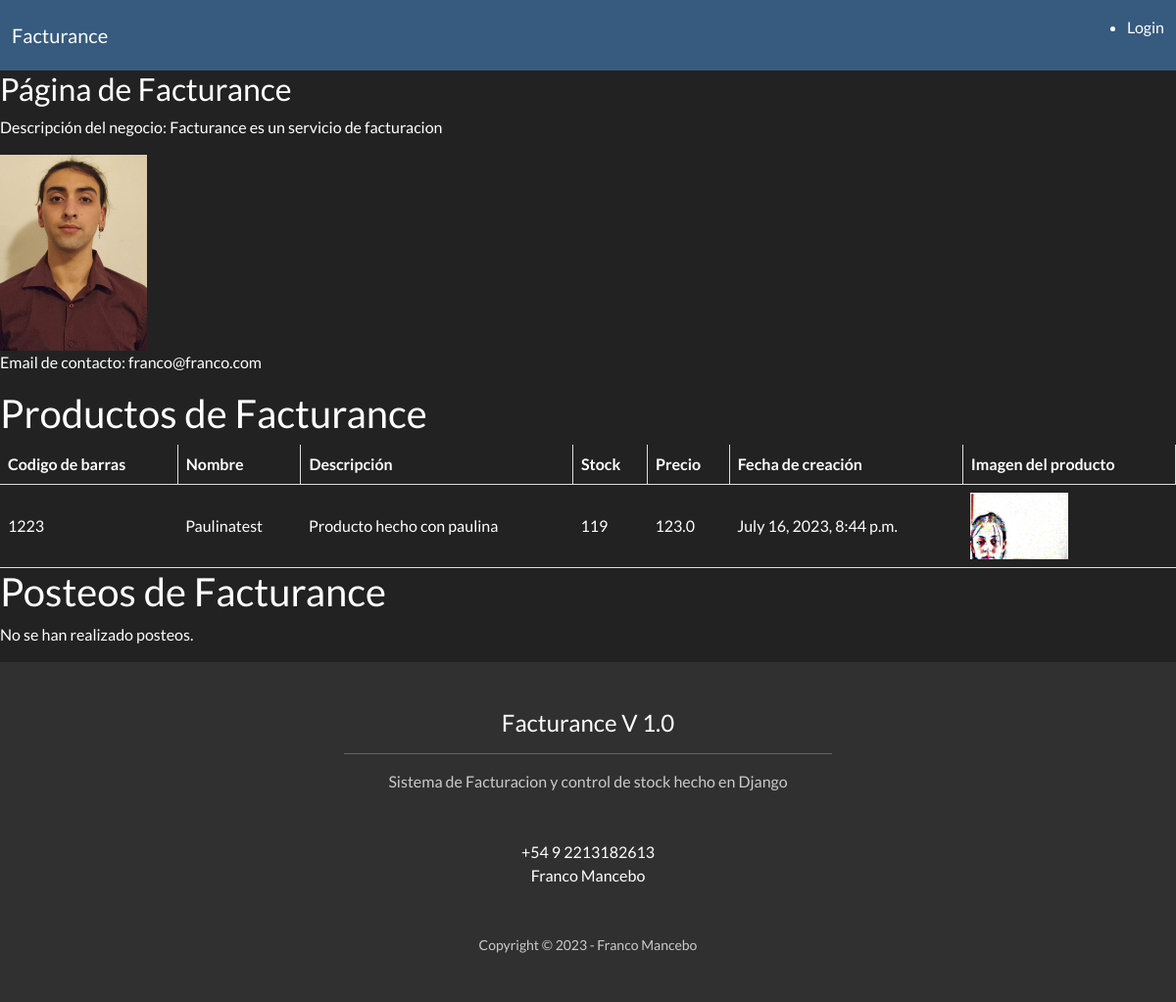
Before: /vistaClientes/1/ with the older database file.
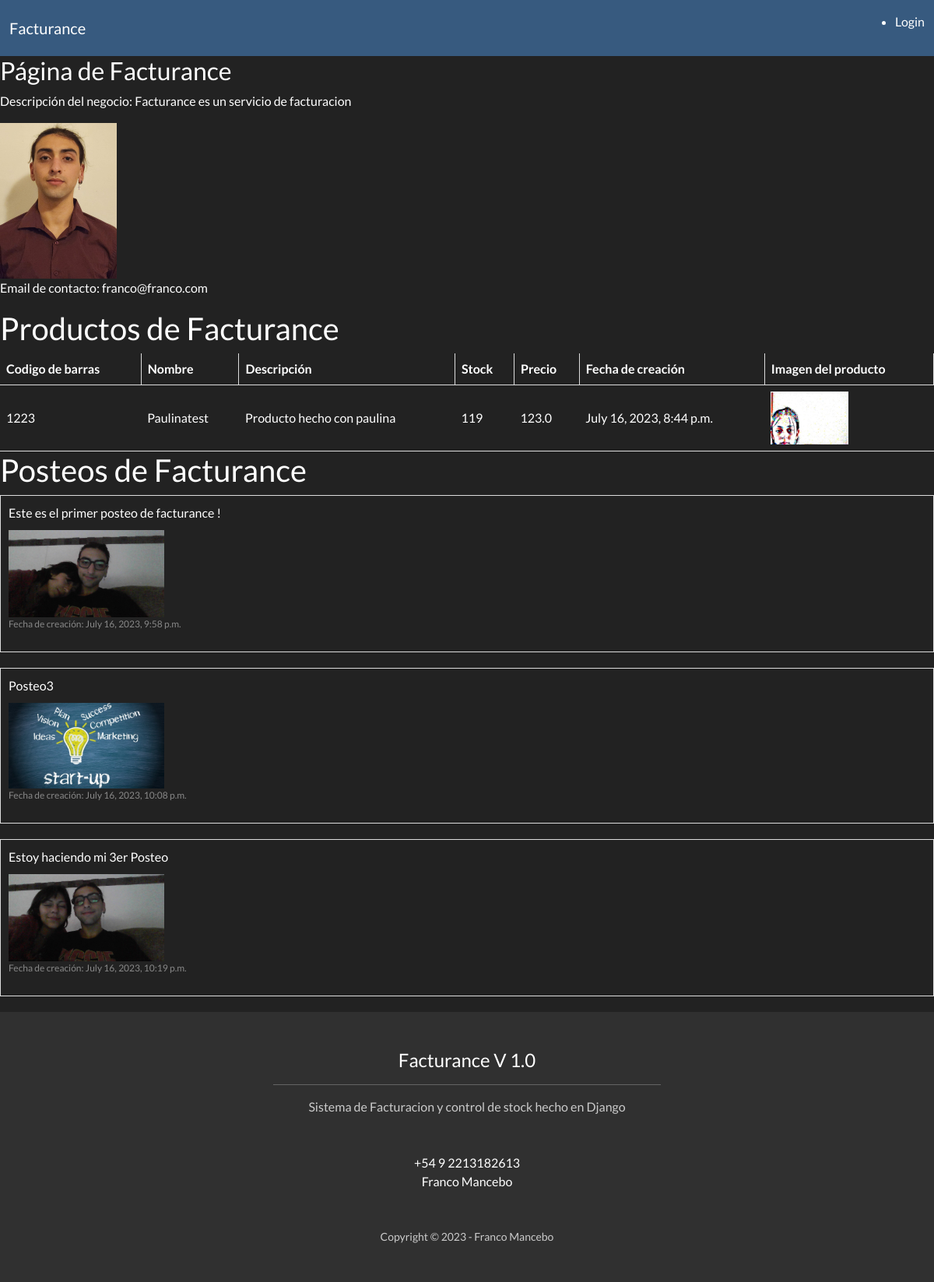
After: the same page with the newer database file.
### App_user/models.py (models this page shows, shortened)
class Avatar(models.Model):
    user = models.OneToOneField(User, on_delete=models.CASCADE)
    image = models.ImageField(upload_to='avatares', null=True, blank=True)
    description = models.TextField(blank=True)

class Producto(models.Model):
    usuario = models.ForeignKey(
        User,
        on_delete=models.CASCADE,
        default=get_user_model()
    )
    id = models.AutoField(primary_key=True)
    bars_code = models.IntegerField(null=True, blank=True)
    nombre_producto = models.CharField(max_length=40)
    descripcion_producto = models.CharField(max_length=200)
    stock_producto = models.IntegerField()
    precio_producto = models.FloatField()
    imagen_producto = models.ImageField(upload_to='productos', blank=True, null=True)
    created_at = models.DateTimeField(default=timezone.now)

class Posteos(models.Model):
    usuario = models.ForeignKey(
        User,
        on_delete=models.CASCADE,
        default=get_user_model()
    )
    contenido = models.TextField(max_length=500)
    imagen = models.ImageField(blank=True, null=True)
    created_at = models.DateTimeField(default=timezone.now)

### App_user/views.py (the view)
# urls.py: path('vistaClientes/<int:id>/', views.vistaClientes, name='vistaClientes'),
def vistaClientes(request, id):
    usuario = get_object_or_404(User, id = id)
    productos = Productos.objects.filter(usuario_id = id)
    posteos = Posteos.objects.filter(usuario = usuario)
    return render(request, 'App_user/vistaClientes.html', {'usuario': usuario, 'productos': productos, 'posteos':posteos })

### App_user/templates/App_user/vistaClientes.html (shortened to what this page needs)
{% extends 'App_user/base.html' %}
{% load static %}
{% block metamorphosis %}
<h3>Página de {{ usuario.last_name }}</h3>
<p>Descripción del negocio: {{ usuario.avatar.description }}</p>
<img src="{{ usuario.avatar.image.url }}" alt="Foto de perfil" width="150px" height="auto">
<p>Email de contacto: {{ usuario.email }}</p>
<h2>Productos de {{ usuario.last_name }}</h2>
{% if productos %}
    <table>
        <thead>
            <tr>
                <th>Codigo de barras</th>
                <th>Nombre</th>
                <th>Descripción</th>
                <th>Stock</th>
                <th>Precio</th>
                <th>Fecha de creación</th>
                <th>Imagen del producto</th>
            </tr>
        </thead>
        <tbody>
            {% for producto in productos %}
                <tr>
                    <td>{{ producto.bars_code }}</td>
                    <td>{{ producto.nombre_producto }}</td>
                    <td>{{ producto.descripcion_producto }}</td>
                    <td>{{ producto.stock_producto }}</td>
                    <td>{{ producto.precio_producto }}</td>
                    <td>{{ producto.created_at }}</td>
                    <td>
                        {% if producto.imagen_producto %}
                            <img src="{{ producto.imagen_producto.url }}" alt="" style="max-width: 100px; max-height: 100px">
                        {% else %}
                            <p>No hay imagen asociada</p>
                        {% endif %}
                    </td>
                </tr>
            {% endfor %}
        </tbody>
    </table>
{% else %}
    <p>No se han creado productos.</p>
{% endif %}
<h2>Posteos de {{ usuario.last_name }}</h2>
{% if posteos %}
    {% for posteo in posteos %}
        <div class="posteo">
            <p class="posteo-content">{{ posteo.contenido }}</p>
            {% if posteo.imagen %}
                <img src="{{ posteo.imagen.url }}" alt="Imagen del posteo" style="max-width: 200px; max-height: 200px;">
            {% endif %}
            <p class="posteo-date">Fecha de creación: {{ posteo.created_at }}</p>
        </div>
    {% endfor %}
{% else %}
    <p>No se han realizado posteos.</p>
{% endif %}
{% endblock %}

### App_user/templates/App_user/base.html (shortened to what this page needs)
<!DOCTYPE html>
<html lang="en">
<head>
    {% load static %}
    <link href="{% static 'App_user/css/bootstrap.min.css'%}" rel="stylesheet"/>
    <link href="{% static 'App_user/css/estilazo.css'%}" rel="stylesheet"/>
</head>
<body>
    <nav class="navbar navbar-expand-lg bg-primary" data-bs-theme="dark">
        <div class="container-fluid">
            <a class="navbar-brand" href="https://www.youtube.com/watch?v=dQw4w9WgXcQ">Facturance</a>
            {% if user.username %}
            <button class="navbar-toggler" type="button" data-bs-toggle="collapse" data-bs-target="#navbarColor01" aria-controls="navbarColor01" aria-expanded="false" aria-label="Toggle navigation">
                <span class="navbar-toggler-icon"></span>
            </button>
            <div class="collapse navbar-collapse" id="navbarColor01">
                <ul class="navbar-nav me-auto">
                    <li class="nav-item">
                        <a class="nav-link active" href="/home">Mi Perfil
                            <span class="visually-hidden">(current)</span>
                        </a>
                    </li>
                    <li class="nav-item">
                        <img src="{{user.avatar.image.url}}" width="30px" height="" alt="Avatar">
                    </li>
                    <li class="nav-item">
                        <a class="nav-link" href="/productos">Productos</a>
                    </li>
                    <li class="nav-item">
                        <a class="nav-link" href="/ventas">Ventas</a>
                    </li>
                    <li class="nav-item dropdown">
                        <a class="nav-link dropdown-toggle" data-toggle="dropdown" href="" role="button" aria-haspopup="true" aria-expanded="false">Mi Pagina Web</a>
                        <div class="dropdown-menu">
                            <a class="dropdown-item" href="{% url 'vistaClientes' user.id %}">Vista clientes</a>
                            <div class="dropdown-divider"></div>
                             <a class="dropdown-item" href="{%  url 'crearPosteo' user.id %}">Hacer un posteo</a>
                        </div>
                    </li>
                </ul>
                <ul class="nav-link active">
                    <li class="nav-item">
                        <a class="nav-link" href="{% url 'logout' %}">Logout</a>
                    </li>
                </ul>
                {% else %}
                <ul class="nav-link active">
                    <li class="nav-item">
                        <a class="nav-link" href="{% url 'login' %}">Login</a>
                    </li>
                </ul>
            {% endif %}
            </div>
    </nav>
    <div class="home">
        {% block metamorphosis %}
        {% endblock %}
    </div>
    <footer class="bg-dark py-5">
        <section class="page-section" id="contact">
            <div class="container px-4 px-lg-5">
                <div class="row gx-4 gx-lg-5 justify-content-center">
                    <div class="col-lg-8 col-xl-6 text-center">
                        <h4 class="mt-0">Facturance V 1.0 </h4>
                        <hr class="divider" />
                        <p class="text-muted mb-5">Sistema de Facturacion y control de stock hecho en Django</p>
                    </div>
                </div>
                <div class="row gx-4 gx-lg-5 justify-content-center mb-5">
                    <div class="col-lg-4 text-center mb-5 mb-lg-0">
                        <div>+54 9 2213182613</div>
                        <div>Franco Mancebo</div>
                    </div>
                </div>
            </div>
        </section>
        <div class="container px-4 px-lg-5">
            <div class="small text-center text-muted">Copyright &copy; 2023 - Franco Mancebo</div>
        </div>
    </footer>
</body>
</html>

### App_user/templates/App_user/vistaClientes.html (style rules this page uses)
table { border-collapse: collapse; width: 100%; }
th, td { padding: 8px; text-align: left; border-bottom: 1px solid #ddd; }
th { border-right: 1px solid #ddd; }
.posteo { margin-bottom: 20px; padding: 10px; border: 1px solid #ddd; }
.posteo-content { margin-bottom: 10px; }
.posteo-date { font-size: 12px; color: #888; }

Changed rows visible on the page:
added Posteos: contenido "Este es el primer posteo de facturance !", imagen (picture), created_at "July 16, 2023, 9:58 p.m."
added Posteos: contenido "Posteo3", imagen (picture), created_at "July 16, 2023, 10:08 p.m."
added Posteos: contenido "Estoy haciendo mi 3er Posteo", imagen (picture), created_at "July 16, 2023, 10:19 p.m."
Other visible differences:
text no longer shown: "No se han realizado posteos."
